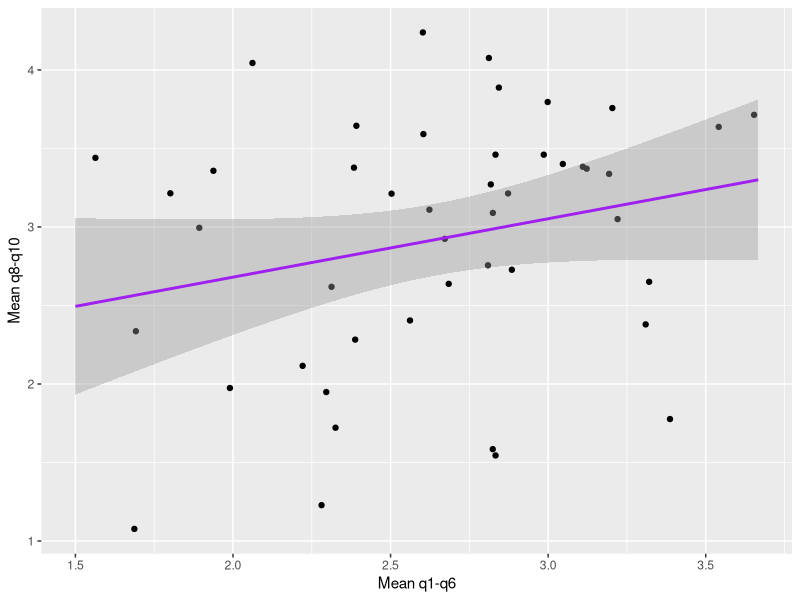

The R script that drew this image:
## ---- chunk 1
setwd(dirname(rstudioapi::getActiveDocumentContext()$path))
library(tidyverse)
## ---- chunk 2
week8_tbl <-  read.csv(file = "data/week3.csv") |>
  mutate(timeStart = ymd_hms(timeStart),
         timeEnd = ymd_hms(timeStart),
         gender = factor(gender, levels=c("M","F"),
                         labels = c("Male","Female")),
         condition=factor(condition, levels=c("A", "B", "C"),
                           labels=c("Block A", "Block B", "Control")),
         q5= 6 - q5) |> 
  dplyr::filter(q6 == 1)
## ---- chunk 3
week8_tbl %>% select(q1:q6)
week8_tbl %>% 
  mutate(mean_q1_q6 = rowMeans(select(., q1:q6)),
         mean_q8_q10 = rowMeans(select(., q8:q10))) %>% 
  ggplot(aes(x=mean_q1_q6, y=mean_q8_q10)) + 
  geom_jitter() + 
  geom_smooth(method = "lm", color = "purple") +
  labs(x="Mean q1-q6",
       y="Mean q8-q10")
           
